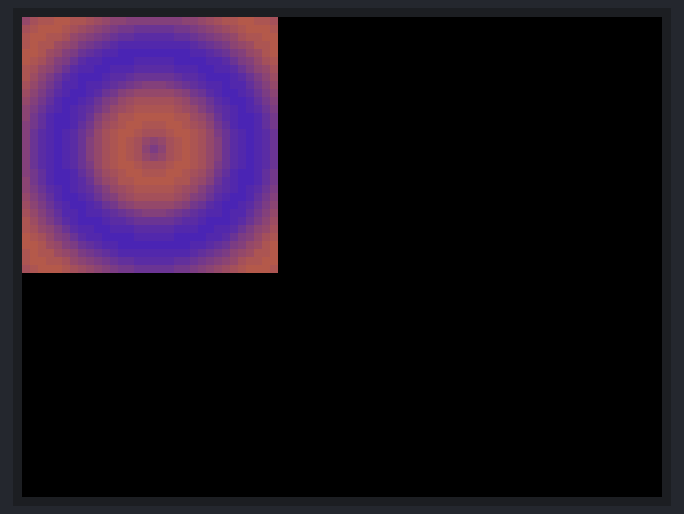
A sketch run on a simulated ESP32-S3. On the bench: 320×240 colour display. What the sketch prints to the serial monitor is not drawn.

Above: at 0.39 s.
At 3.81 s:
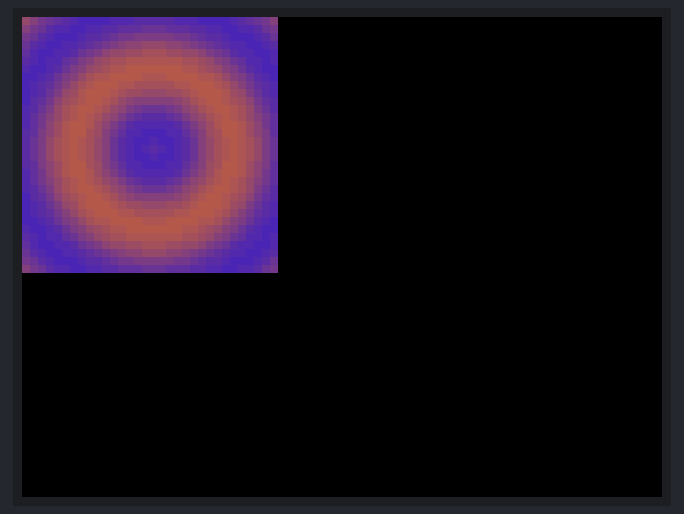
At 7.07 s:
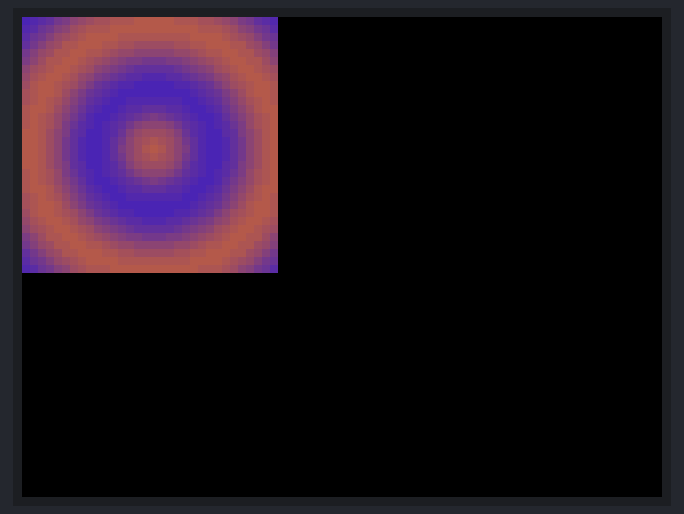
At 17.75 s:
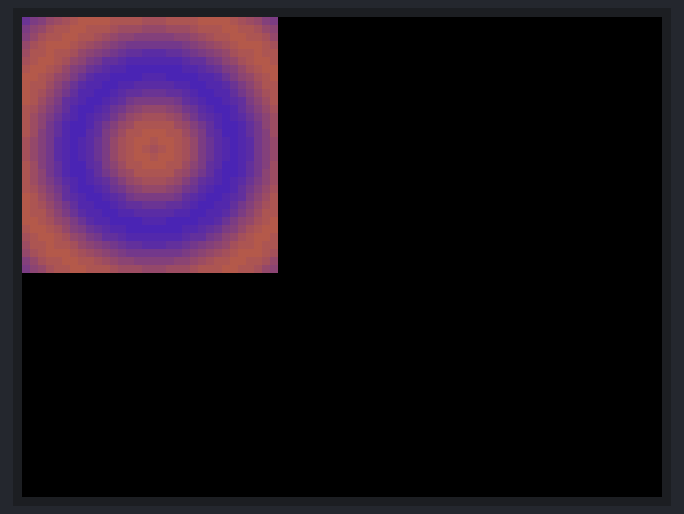
At 24.42 s:
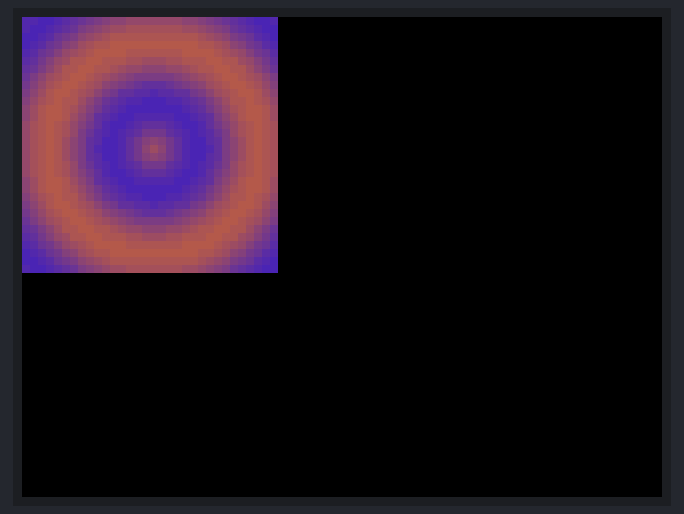
At 39.85 s:
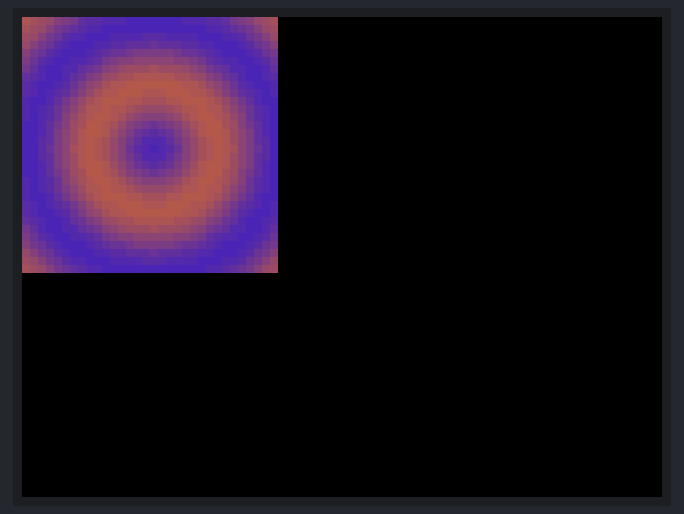

The sketch:

basic_usage.ino
```cpp
/*
 * M5AtomS3 Hector - Basic Usage Example
 *
 * This simplified example demonstrates the core concepts of the Hector 3D engine
 * Perfect for learning and experimenting with custom wave patterns
 */

#include <M5Unified.h>

// Simple wave function
float simpleWave(float x, float y, float time) {
  float distance = sqrt(x*x + y*y);
  return 50 * sin(distance * 0.2 - time);
}

void setup() {
  M5.begin();

  // Initialize display
  M5.Display.setBrightness(128);
  M5.Display.fillScreen(BLACK);

  Serial.begin(115200);
  Serial.println("Basic Hector Example Started!");
}

void loop() {
  static float time = 0;
  time += 0.1;

  M5.Display.fillScreen(BLACK);

  // Simple 2D visualization of wave function
  for (int screen_x = 0; screen_x < 128; screen_x += 4) {
    for (int screen_y = 0; screen_y < 128; screen_y += 4) {
      // Convert screen coordinates to mathematical space
      float x = (screen_x - 64) * 0.5;  // -32 to +32
      float y = (screen_y - 64) * 0.5;  // -32 to +32

      // Calculate wave height
      float z = simpleWave(x, y, time);

      // Convert height to color intensity
      int intensity = constrain(128 + z, 0, 255);
      uint16_t color = M5.Display.color565(intensity, intensity/2, 255-intensity);

      // Draw pixel
      M5.Display.fillRect(screen_x, screen_y, 4, 4, color);
    }
  }

  delay(50); // ~20 FPS
}
```
